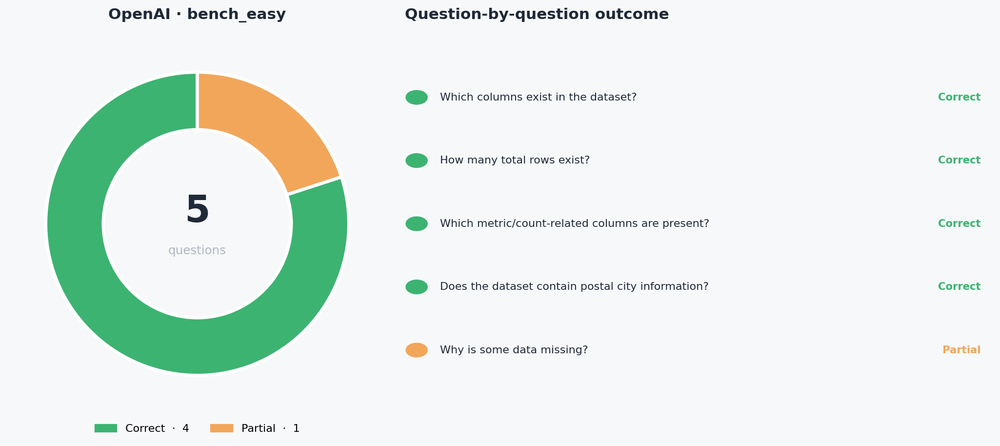
#> input picture viz/benchmark_results.png, 1000 x 446 px, shrunk from 2050 x 914 before the run
$ python build_presentation.py
#> lines starting #> are read from the running program, lines starting #| are printed output that depends on the picture
"""Build a multi-page PDF presentation summarizing the project work.

Pages:
  1. Title
  2. Project setup & OKR
  3. Benchmark result (donut)
  4. Diagnosis: the hallucination breakdown
  5. Audit: reliability heatmap across 5 context files
  6. Design principles
  7. Anatomy of the perfect context file
  8. Validation: score comparison (74 / 87 / 100)
  9. Workflow & takeaways
"""

import json
from pathlib import Path

import matplotlib.pyplot as plt
import numpy as np
from matplotlib.backends.backend_pdf import PdfPages
from matplotlib.image import imread
from matplotlib.patches import FancyBboxPatch, Rectangle

ROOT = Path(__file__).resolve().parent.parent
VIZ = ROOT / "viz"

PALETTE = {
    "primary": "#5B8DEF", "accent":  "#F2545B", "good":  "#3CB371",
    "warn":    "#F2A65A", "muted":   "#B0B7C3", "bg":    "#F7F8FA",
    "ink":     "#1F2937", "ink2":    "#374151", "panel": "#FFFFFF",
}

PAGE = (13.33, 7.5)  # 16:9 presentation
plt.rcParams.update({
    "figure.facecolor":  PALETTE["bg"],
    "axes.facecolor":    PALETTE["panel"],
    "axes.edgecolor":    PALETTE["muted"],
    "axes.labelcolor":   PALETTE["ink"],
    "font.family":       "DejaVu Sans",
    "font.size":         11,
    "axes.spines.top":   False,
    "axes.spines.right": False,
})


def new_page():
    fig = plt.figure(figsize=PAGE)
    fig.patch.set_facecolor(PALETTE["bg"])
    return fig


def header_band(fig, title, subtitle=None):
#> called with title = 'Project setup', subtitle = "What we're testing and why"
    band = fig.add_axes([0, 0.90, 1, 0.10])
    band.set_facecolor(PALETTE["ink"])
    band.set_xticks([]); band.set_yticks([])
    for s in band.spines.values():
        s.set_visible(False)
    band.text(0.04, 0.55, title, color="white", fontsize=22,
             fontweight="bold", va="center")
    if subtitle:
        band.text(0.04, 0.18, subtitle, color="#9CA3AF",
                 fontsize=11.5, va="center")


def footer(fig, n):
    fig.text(0.5, 0.022, f"Dashboards are Dead  ·  Sanya Bhatia  ·  slide {n}",
             ha="center", fontsize=9, color=PALETTE["muted"])


def panel(fig, rect, fc=PALETTE["panel"]):
#> called with fc = '#FFFFFF'
    ax = fig.add_axes(rect)
    ax.set_xticks([]); ax.set_yticks([])
    for s in ax.spines.values():
        s.set_visible(False)
    ax.set_facecolor(fc)
    ax.set_xlim(0, 1); ax.set_ylim(0, 1)
    return ax


def image_panel(fig, rect, image_path):
    """Plain image axes — no fixed xlim/ylim that distort the image."""
    ax = fig.add_axes(rect)
    img = imread(image_path)
    ax.imshow(img)
    ax.set_xticks([]); ax.set_yticks([])
    for s in ax.spines.values():
        s.set_visible(False)
    ax.set_aspect("auto")
    return ax


# [9 lines left out: function metric_card, not called in this run]


# ---------- Page 1: Title ----------
def slide_title(pdf):
    fig = new_page()
    fig.text(0.5, 0.62, "From 74 → 87 → 100", ha="center",
             fontsize=52, fontweight="bold", color=PALETTE["ink"])
    fig.text(0.5, 0.53,
             "Designing a context file that stops the LLM from "
             "hallucinating on Overture data",
             ha="center", fontsize=16, color=PALETTE["ink2"])
    fig.text(0.5, 0.40,
             "Diagnosis  →  Design  →  Validation",
             ha="center", fontsize=13, color=PALETTE["primary"],
             style="italic")
    fig.text(0.5, 0.20, "Sanya Bhatia  ·  Dashboards are Dead",
             ha="center", fontsize=12, color=PALETTE["muted"])
    fig.text(0.5, 0.16, "2026-05-20", ha="center", fontsize=10,
             color=PALETTE["muted"])
    pdf.savefig(fig); plt.close(fig)


# ---------- Page 2: Setup ----------
def slide_setup(pdf):
    fig = new_page()
    header_band(fig, "Project setup",
                "What we're testing and why")
    ax = panel(fig, [0.05, 0.10, 0.42, 0.78])
    ax.text(0.0, 0.95, "The pipeline", fontsize=14, fontweight="bold",
            color=PALETTE["ink"])
    lines = [
        ("1.", "Overture Maps monthly CSV  ·  573,795 rows  ·  23 columns"),
        ("2.", "analyze.py  →  data_artifact.json (ground truth)"),
        ("3.", "Context file (one of 5 from peer teams) frames the LLM"),
        ("4.", "System prompt v1 enforces 'only artifact facts'"),
        ("5.", "Benchmark questions tested against OpenAI"),
        ("6.", "Results compared to artifact for correctness"),
    ]
    for i, (n, t) in enumerate(lines):
        y = 0.82 - i * 0.11
        ax.text(0.0, y, n, fontsize=12, color=PALETTE["primary"],
                fontweight="bold")
        ax.text(0.06, y, t, fontsize=11.5, color=PALETTE["ink"])

    ax2 = panel(fig, [0.52, 0.10, 0.43, 0.78])
    ax2.text(0.0, 0.95, "OKR we're chasing", fontsize=14, fontweight="bold",
             color=PALETTE["ink"])
    okr = [
        ("KR1", "Test LLM answers on ~10 benchmark questions"),
        ("KR2", "Reach F1 in [0.8, 1.0] across evaluated responses"),
        ("KR3", "Reach 85%+ accuracy or properly refused responses"),
    ]
    for i, (k, v) in enumerate(okr):
        y = 0.78 - i * 0.14
        ax2.add_patch(FancyBboxPatch((0.0, y - 0.04), 0.10, 0.08,
                                     boxstyle="round,pad=0.01",
                                     facecolor=PALETTE["primary"], lw=0))
        ax2.text(0.05, y, k, ha="center", va="center", color="white",
                 fontsize=10.5, fontweight="bold")
        ax2.text(0.13, y, v, fontsize=11.5, color=PALETTE["ink"], va="center")

    ax2.text(0.0, 0.25, "Hypothesis", fontsize=13, fontweight="bold",
             color=PALETTE["accent"])
    ax2.text(0.0, 0.16,
             "Hallucinations on this dataset are downstream of\n"
             "context-file gaps. Fix the upstream file, fix the answer.",
             fontsize=11, color=PALETTE["ink"])

    footer(fig, 2)
    pdf.savefig(fig); plt.close(fig)
#> after `pdf.savefig(fig)`:
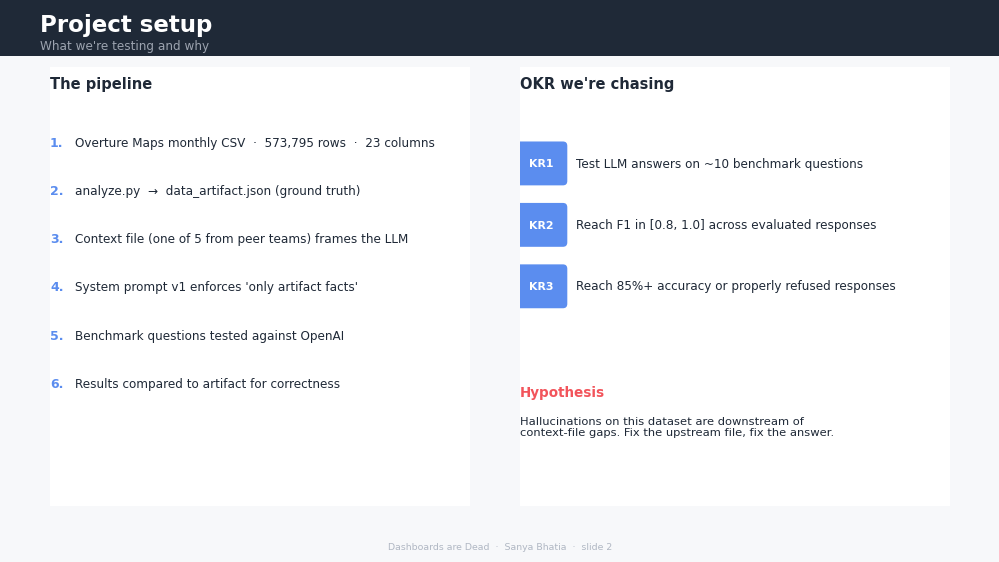
#> figure drawn by matplotlib, 1 panel


# ---------- Page 3: Benchmark result ----------
def slide_benchmark(pdf):
    fig = new_page()
    header_band(fig, "The benchmark",
                "5 correct, 1 partial — and the partial is the interesting one")
    image_panel(fig, [0.04, 0.10, 0.55, 0.75], VIZ / "benchmark_results.png")
#> in image_panel, img is the input picture: shape (446, 1000, 4) float32; mean R, G, B, A 0.902, 0.933, 0.914, 1
    ax_txt = panel(fig, [0.62, 0.10, 0.34, 0.78])
    ax_txt.text(0.0, 0.96, "The one wrong answer", fontsize=14,
                fontweight="bold", color=PALETTE["accent"])
    ax_txt.text(0.0, 0.86, "Q: Why is some data missing?", fontsize=11.5,
                color=PALETTE["ink"], fontweight="bold")
    ax_txt.text(0.0, 0.78,
                "A: «fields are not applicable or unavailable\n"
                "    for every record.»",
                fontsize=10.5, color=PALETTE["ink2"], style="italic")
    ax_txt.text(0.0, 0.62, "Why it's wrong:", fontsize=12,
                fontweight="bold", color=PALETTE["ink"])
    ax_txt.text(0.0, 0.45,
                "The artifact records how many values are\n"
                "missing per column. It does not record any\n"
                "reason. The LLM invented a plausible cause.",
                fontsize=11, color=PALETTE["ink2"])
    ax_txt.text(0.0, 0.27, "This is the canonical hallucination",
                fontsize=12, fontweight="bold", color=PALETTE["primary"])
    ax_txt.text(0.0, 0.14,
                "Describing observation as causation. The fix\n"
                "is upstream — in the context file.",
                fontsize=11, color=PALETTE["ink2"])
    footer(fig, 3)
    pdf.savefig(fig); plt.close(fig)


# ---------- Page 4: Audit / heatmap ----------
def slide_audit(pdf):
    fig = new_page()
    header_band(fig, "The audit",
                "Every existing context file fails on the same dimension")
    image_panel(fig, [0.04, 0.20, 0.62, 0.62], VIZ / "reliability_heatmap.png")
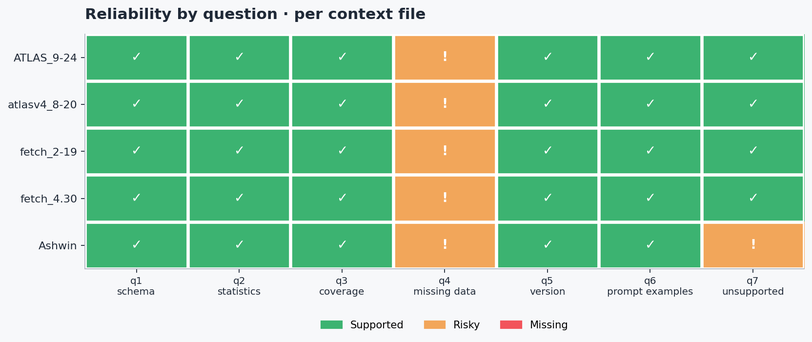
#> input picture viz/reliability_heatmap.png, 812 x 342 px, shrunk from 1664 x 701 before the run
#> in image_panel, img is the input picture: shape (342, 812, 4) float32; mean R, G, B, A 0.623, 0.809, 0.668, 1
    ax_txt = panel(fig, [0.69, 0.20, 0.27, 0.64])
    ax_txt.text(0.0, 0.95, "Pattern", fontsize=14, fontweight="bold",
                color=PALETTE["ink"])
    ax_txt.text(0.0, 0.85,
                "q4 = missing-data documentation\n"
                "is RISKY on all 5 files.",
                fontsize=11.5, color=PALETTE["ink2"])
    ax_txt.text(0.0, 0.66, "What the checker scores",
                fontsize=12, fontweight="bold", color=PALETTE["primary"])
    ax_txt.text(0.0, 0.46,
                "•  ≥2 hits per keyword set\n"
                "•  −10 pts per RISKY question\n"
                "•  −3 pts per rubric issue\n"
                "•  Cap: −15 from rubric",
                fontsize=11, color=PALETTE["ink2"])
    ax_txt.text(0.0, 0.20,
                "Translation",
                fontsize=12, fontweight="bold", color=PALETTE["accent"])
    ax_txt.text(0.0, 0.05,
                "No file uses the words\n"
                "'missing' / 'null' / 'incomplete'.",
                fontsize=11, color=PALETTE["ink2"])
    footer(fig, 4)
    pdf.savefig(fig); plt.close(fig)


# ---------- Page 5: Design principles ----------
def slide_principles(pdf):
    fig = new_page()
    header_band(fig, "Design principles",
                "What the perfect context file must do")
    cards = [
        ("01", "Cover all 7 rubric sections",
         "instructions, schema, statistics,\n"
         "coverage, missing data, version,\n"
         "examples, unsupported.",
         PALETTE["primary"]),
        ("02", "Quantify, don't explain",
         "List exact null counts.\n"
         "Never speculate on causes.\n"
         "Bake the refusal in.",
         PALETTE["accent"]),
        ("03", "Examples are format only",
         "'Demonstrations of format —\n"
         "compute every answer fresh\n"
         "from the artifact.'",
         PALETTE["warn"]),
        ("04", "Refusal templates inline",
         "Five canned refusals for causal,\n"
         "out-of-scope, and outside-\n"
         "knowledge questions.",
         PALETTE["good"]),
        ("05", "Description ≠ causation",
         "The rule that would have\n"
         "stopped the Q5 hallucination\n"
         "on the benchmark.",
         PALETTE["primary"]),
        ("06", "Ground every claim",
         "Field name + exact number,\n"
         "every time. If it isn't in the\n"
         "artifact, say so.",
         PALETTE["accent"]),
    ]
    for i, (num, title, body, color) in enumerate(cards):
        col = i % 3
        row = i // 3
        x = 0.04 + col * 0.32
        y = 0.50 - row * 0.36
        ax = panel(fig, [x, y, 0.28, 0.32])
        ax.add_patch(FancyBboxPatch((0.02, 0.04), 0.96, 0.92,
                                    boxstyle="round,pad=0.02",
                                    facecolor="white", lw=0))
        ax.add_patch(Rectangle((0.02, 0.04), 0.04, 0.92, color=color, lw=0))
        ax.text(0.10, 0.87, num, fontsize=11, fontweight="bold", color=color)
        ax.text(0.10, 0.73, title, fontsize=13, fontweight="bold",
                color=PALETTE["ink"])
        ax.text(0.10, 0.36, body, fontsize=10.5, color=PALETTE["ink2"],
                va="center")
    footer(fig, 5)
    pdf.savefig(fig); plt.close(fig)
#> after `pdf.savefig(fig)`:
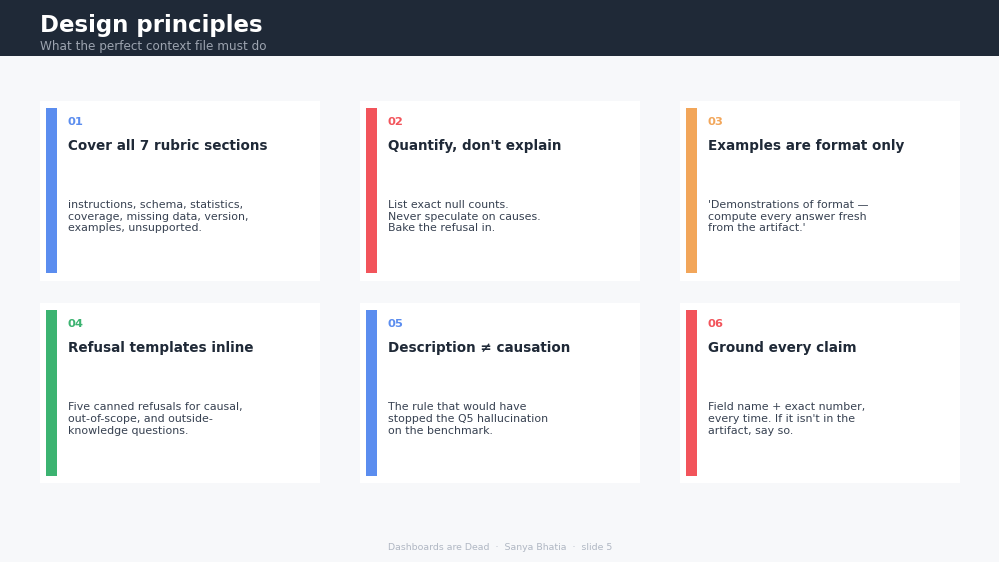
#> figure drawn by matplotlib, 6 panels


# ---------- Page 6: Anatomy ----------
def slide_anatomy(pdf):
    fig = new_page()
    header_band(fig, "Anatomy of the perfect context file",
                "context_perfect.txt  ·  9 sections, 200+ lines")
    sections = [
        ("§1", "YOUR ROLE",
         "Define the LLM's scope: report what the artifact contains."),
        ("§2", "RULES",
         "7 explicit rules. Includes 'treat examples as format only' (+10)."),
        ("§3", "SCHEMA",
         "All 23 columns, grouped: identifiers, geometry metrics, counts."),
        ("§4", "STATISTICS",
         "Total rows, complete vs partial vs fully-null columns."),
        ("§5", "COVERAGE & LIMITATIONS",
         "What this file covers and what it doesn't (countries, themes…)."),
        ("§6", "MISSING DATA  ← the critical addition",
         "Exact counts + 'do NOT speculate' guardrail. Closes the q4 gap."),
        ("§7", "VERSIONING",
         "Generation date stated; release month explicitly NOT stated."),
        ("§8", "EXAMPLE QUERIES",
         "5 demonstrations including the 'why is data missing?' refusal."),
        ("§9", "UNSUPPORTED QUESTIONS",
         "5 refusal templates (T1–T5) keyed to question types."),
    ]
    ax = panel(fig, [0.04, 0.05, 0.92, 0.83])
    for i, (tag, title, body) in enumerate(sections):
        y = 0.95 - i * 0.105
        color = PALETTE["accent"] if "MISSING DATA" in title else PALETTE["primary"]
        ax.add_patch(FancyBboxPatch((0.0, y - 0.04), 0.05, 0.08,
                                    boxstyle="round,pad=0.005",
                                    facecolor=color, lw=0))
        ax.text(0.025, y, tag, ha="center", va="center", color="white",
                fontsize=10.5, fontweight="bold")
        ax.text(0.075, y, title, fontsize=12.5, fontweight="bold",
                va="center", color=PALETTE["ink"])
        ax.text(0.42, y, body, fontsize=11, va="center",
                color=PALETTE["ink2"])
    footer(fig, 6)
    pdf.savefig(fig); plt.close(fig)
#> after `pdf.savefig(fig)`:
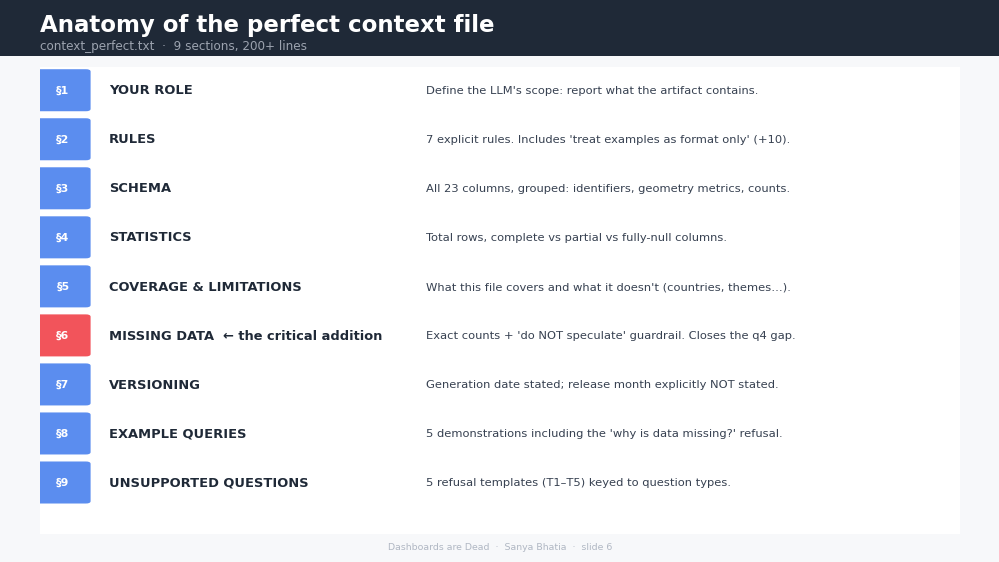
#> figure drawn by matplotlib, 1 panel


# ---------- Page 7: Validation ----------
def slide_validation(pdf):
    fig = new_page()
    header_band(fig, "Validation",
                "Scored with the existing checker — no human eyeballing")

#> (the run stopped early here; a loop or call above may not have finished)
